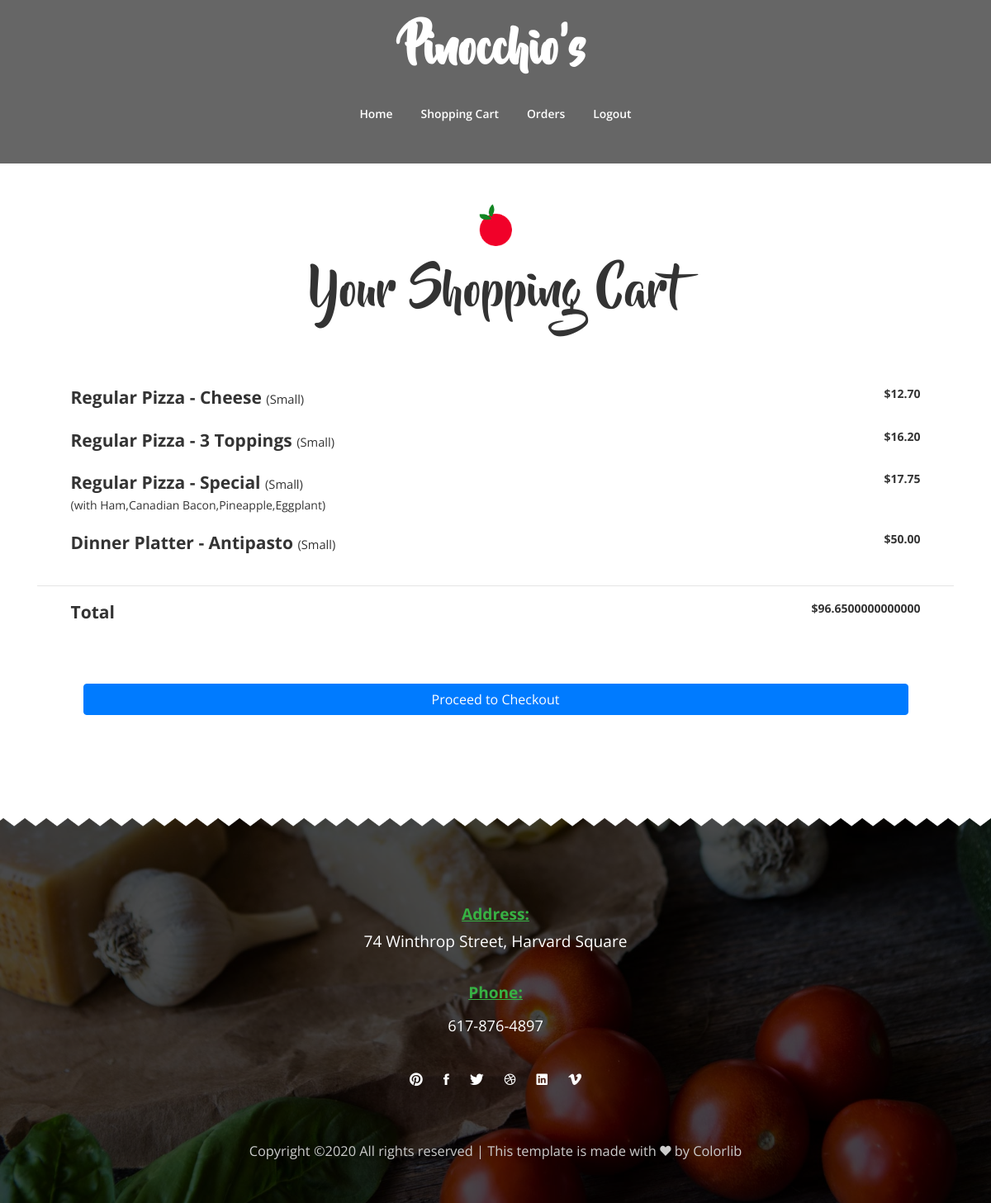
The page /shopping_cart (signed in) on the database its author committed.
### orders/models.py (models this page shows, shortened)
class ShoppingCartItem(models.Model):
    TYPES = (
        ('Regular Pizza', 'Regular Pizza'),
        ('Sicilian Pizza', 'Sicilian Pizza'),
        ('Topping', 'Topping'),
        ('Sub', 'Sub'),
        ('Addon', 'Addon'),
        ('Pasta', 'Pasta'),
        ('Salad', 'Salad'),
        ('Dinner Platter', 'Dinner Platter')
    )
    username = models.ForeignKey(User, on_delete=models.CASCADE)
    kind = models.CharField(max_length=30, choices=TYPES)
    name = models.CharField(max_length=50)
    size = models.CharField(max_length=5)
    toppings = models.CharField(max_length=100, null=True, blank=True)
    addons = models.CharField(max_length=100, null=True, blank=True)
    price = models.DecimalField(max_digits=5, decimal_places=2)
    purchased = models.BooleanField(default=False)
    order_id = models.ForeignKey(Order, on_delete=models.CASCADE, blank=True, null=True)

### orders/views.py (the view)
# urls.py: path("shopping_cart", views.shopping_cart_view, name="shopping_cart_view"),
def shopping_cart_view(request):
    if not request.user.is_authenticated:
        return HttpResponseNotFound("<h1>Page not found</h1>")
    context = {}
    context['user'] = request.user
    items = ShoppingCartItem.objects.filter(username=request.user, purchased=False)
    total_price = items.aggregate(Sum('price'))['price__sum']
    context['shopping_cart_items'] = items
    context['total_price'] = total_price
    return render(request, "orders/shopping_cart.html", context)

### orders/templates/orders/shopping_cart.html (shortened to what this page needs)
{% load static %}
<!DOCTYPE HTML>
<html lang="en">
<head>
        <link rel="stylesheet" href="{% static 'fonts/beyond_the_mountains-webfont.css' %}" type="text/css"/>
        <link href="{% static 'plugin-frameworks/bootstrap.min.css' %}" rel="stylesheet">
        <link href="{% static 'plugin-frameworks/swiper.css' %}" rel="stylesheet">
        <link href="{% static 'fonts/ionicons.css' %}" rel="stylesheet">
        <link href="{% static 'common/styles.css' %}" rel="stylesheet">
</head>
<body>
<header>
        <div class="container">
                <h2>Pinocchio's</h2>
                <ul class="main-menu font-mountainsre" id="main-menu">
                        <li><a href="{% url 'index' %}">Home</a></li>
                        {% if user.is_authenticated == True %}
                                <li><a href="{% url 'shopping_cart_view' %}">Shopping Cart</a></li>
                                {% if user.is_staff == True %}
                                <li><a href="{% url 'orders_list' %}">Orders</a></li>
                                {% else %}
                                <li><a href="{% url 'orders_list' %}">Your Orders</a></li>
                                {% endif %}
                                <li><a href="{% url 'logout' %}">Logout</a></li>
                        {% else %}
                                <li><a href="{% url 'login_view_get' %}">Login</a></li>
                        {% endif %}
                </ul>
        </div>
</header>
<section id="shopping-cart">
        <div class="container">
                <div class="heading">
                        <br><br><br><br><br><br><br>
                        <img class="heading-img" src="{% static 'images/heading_logo.png' %}" alt="">
                        <h2>Your Shopping Cart</h2>
                </div>
                {% for item in shopping_cart_items %}
                <div class="row" style="padding: 0% 5%; display: grid;">
                        <div class="product-title" style="padding-bottom: 20px;">
                                <div>
                                        <span style="font-size: 1.5em; font-weight: bold;">{{ item.kind }} - {{ item.name }}
                                        {% if item.kind != 'Salad' and item.kind != 'Pasta' %}
                                        <span style="font-size: 0.7em; font-weight: normal;">({{ item.size }})</span>
                                        {% endif %}
                                        </span>
                                        <b class="float-right">${{ item.price }}</b>
                                </div>
                                {% if item.toppings != "" %}
                                <div>(with {{ item.toppings }})</div>
                                {% endif %}
                        </div>
                </div>
                {% endfor %}
                <hr>
                <div class="row" style="padding: 0% 5%; display: grid;">
                    <div>
                        <span style="font-size: 1.5em; font-weight: bold;">Total</span>
                        {% if total_price == None %}
                        <b class="float-right">$0.00</b>
                        {% else %}
                        <b class="float-right">${{ total_price }}</b>
                        {% endif %}
                    </div>
                </div>
</section>
{% if total_price != None %}
<div class="container">
    <div class="heading" style="padding: 0% 5% 5% 5%; display: grid;">
            <button class="btn btn-primary" onclick="openPrompt()">Proceed to Checkout</button>
    </div>
</div>
{% endif %}
<footer class="pb-50  pt-70 pos-relative">
        <div class="container-fluid">
                <div class="pt-30">
                        <p class="underline-secondary"><b>Address:</b></p>
                        <p>74 Winthrop Street, Harvard Square </p>
                </div>
                <div class="pt-30">
                        <p class="underline-secondary mb-10"><b>Phone:</b></p>
                        <a href="tel:617-876-4897 ">617-876-4897 </a>
                </div>
                <ul class="icon mt-30">
                        <li><a href="#"><i class="ion-social-pinterest"></i></a></li>
                        <li><a href="#"><i class="ion-social-facebook"></i></a></li>
                        <li><a href="#"><i class="ion-social-twitter"></i></a></li>
                        <li><a href="#"><i class="ion-social-dribbble-outline"></i></a></li>
                        <li><a href="#"><i class="ion-social-linkedin"></i></a></li>
                        <li><a href="#"><i class="ion-social-vimeo"></i></a></li>
                </ul>
                <p class="color-light font-9 mt-50 mt-sm-30">
Copyright &copy;<script>document.write(new Date().getFullYear());</script> All rights reserved | This template is made with <i class="ion-heart" aria-hidden="true"></i> by <a href="https://colorlib.com" target="_blank">Colorlib</a>
</p>
        </div>
</footer>
</body>
</html>

### rows shown on the page
ShoppingCartItem: kind "Regular Pizza", name "Cheese", size "Small", price "12.70"
ShoppingCartItem: kind "Regular Pizza", name "3 Toppings", size "Small", price "16.20"
ShoppingCartItem: kind "Regular Pizza", name "Special", size "Small", price "17.75", toppings "Ham,Canadian Bacon,Pineapple,Eggplant"
ShoppingCartItem: kind "Dinner Platter", name "Antipasto", size "Small", price "50.00"

### other values the page prints
{{ total_price }} "96.6500000000000"
